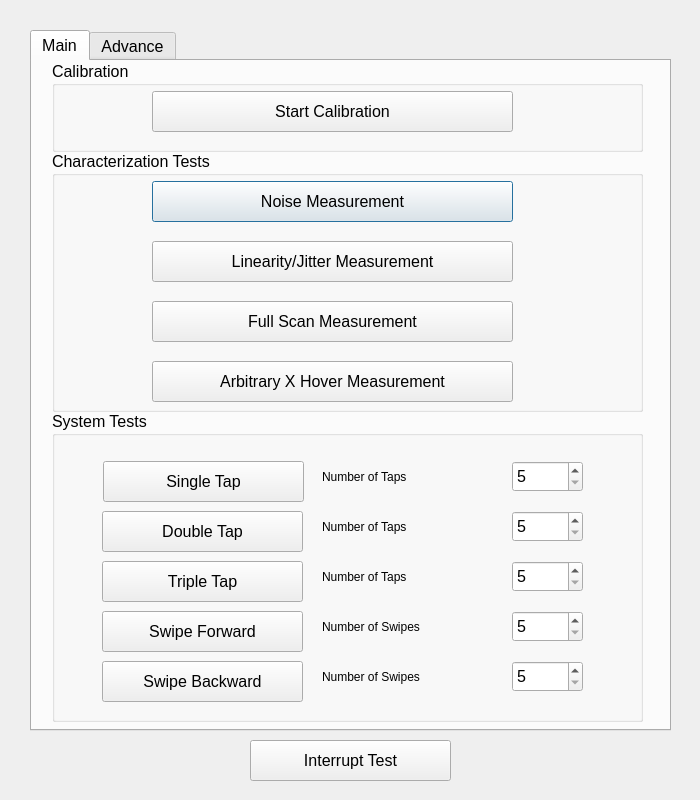
<?xml version="1.0" encoding="UTF-8"?>
<ui version="4.0">
 <class>CapTouchMain</class>
 <widget class="QDialog" name="CapTouchMain">
  <property name="geometry">
   <rect>
    <x>0</x>
    <y>0</y>
    <width>700</width>
    <height>800</height>
   </rect>
  </property>
  <property name="maximumSize">
   <size>
    <width>700</width>
    <height>800</height>
   </size>
  </property>
  <property name="windowTitle">
   <string notr="true">Stella CapTouch Test System</string>
  </property>
  <property name="windowIcon">
   <iconset resource="CapTouch.qrc">
    <normaloff>:/CalibrationImages/resource/icon.jpg</normaloff>:/CalibrationImages/resource/icon.jpg</iconset>
  </property>
  <property name="modal">
   <bool>false</bool>
  </property>
  <widget class="QTabWidget" name="CapTouchTab">
   <property name="geometry">
    <rect>
     <x>30</x>
     <y>30</y>
     <width>641</width>
     <height>701</height>
    </rect>
   </property>
   <property name="font">
    <font>
     <pointsize>12</pointsize>
     <weight>50</weight>
     <bold>false</bold>
    </font>
   </property>
   <property name="currentIndex">
    <number>0</number>
   </property>
   <widget class="QWidget" name="Main">
    <attribute name="title">
     <string>Main</string>
    </attribute>
    <widget class="QGroupBox" name="Characterization">
     <property name="geometry">
      <rect>
       <x>20</x>
       <y>90</y>
       <width>591</width>
       <height>261</height>
      </rect>
     </property>
     <property name="font">
      <font>
       <pointsize>12</pointsize>
       <weight>50</weight>
       <bold>false</bold>
      </font>
     </property>
     <property name="title">
      <string>Characterization Tests</string>
     </property>
     <widget class="QPushButton" name="NoiseButton">
      <property name="geometry">
       <rect>
        <x>100</x>
        <y>30</y>
        <width>361</width>
        <height>41</height>
       </rect>
      </property>
      <property name="font">
       <font>
        <family>Segoe UI</family>
        <pointsize>12</pointsize>
        <weight>50</weight>
        <bold>false</bold>
       </font>
      </property>
      <property name="text">
       <string>Noise Measurement</string>
      </property>
     </widget>
     <widget class="QPushButton" name="FullScanButton">
      <property name="geometry">
       <rect>
        <x>100</x>
        <y>150</y>
        <width>361</width>
        <height>41</height>
       </rect>
      </property>
      <property name="font">
       <font>
        <family>Segoe UI</family>
        <pointsize>12</pointsize>
        <weight>50</weight>
        <bold>false</bold>
       </font>
      </property>
      <property name="text">
       <string>Full Scan Measurement</string>
      </property>
     </widget>
     <widget class="QPushButton" name="ArbitraryXHoverButton">
      <property name="geometry">
       <rect>
        <x>100</x>
        <y>210</y>
        <width>361</width>
        <height>41</height>
       </rect>
      </property>
      <property name="font">
       <font>
        <family>Segoe UI</family>
        <pointsize>12</pointsize>
        <weight>50</weight>
        <bold>false</bold>
       </font>
      </property>
      <property name="text">
       <string>Arbitrary X Hover Measurement</string>
      </property>
     </widget>
     <widget class="QPushButton" name="LinearityJitterButton">
      <property name="geometry">
       <rect>
        <x>100</x>
        <y>90</y>
        <width>361</width>
        <height>41</height>
       </rect>
      </property>
      <property name="font">
       <font>
        <family>Segoe UI</family>
        <pointsize>12</pointsize>
        <weight>50</weight>
        <bold>false</bold>
       </font>
      </property>
      <property name="text">
       <string>Linearity/Jitter Measurement</string>
      </property>
     </widget>
    </widget>
    <widget class="QGroupBox" name="System">
     <property name="geometry">
      <rect>
       <x>20</x>
       <y>350</y>
       <width>591</width>
       <height>311</height>
      </rect>
     </property>
     <property name="font">
      <font>
       <pointsize>12</pointsize>
       <weight>50</weight>
       <bold>false</bold>
      </font>
     </property>
     <property name="title">
      <string>System Tests</string>
     </property>
     <widget class="QSpinBox" name="SingleTapNum">
      <property name="geometry">
       <rect>
        <x>460</x>
        <y>50</y>
        <width>71</width>
        <height>31</height>
       </rect>
      </property>
      <property name="font">
       <font>
        <family>Segoe UI</family>
        <pointsize>12</pointsize>
        <weight>50</weight>
        <bold>false</bold>
       </font>
      </property>
      <property name="specialValueText">
       <string/>
      </property>
      <property name="accelerated">
       <bool>false</bool>
      </property>
      <property name="correctionMode">
       <enum>QAbstractSpinBox::CorrectToNearestValue</enum>
      </property>
      <property name="minimum">
       <number>5</number>
      </property>
      <property name="maximum">
       <number>10000</number>
      </property>
      <property name="singleStep">
       <number>5</number>
      </property>
     </widget>
     <widget class="QPushButton" name="DoubleTapButton">
      <property name="geometry">
       <rect>
        <x>50</x>
        <y>100</y>
        <width>201</width>
        <height>41</height>
       </rect>
      </property>
      <property name="font">
       <font>
        <family>Segoe UI</family>
        <pointsize>12</pointsize>
        <weight>50</weight>
        <bold>false</bold>
       </font>
      </property>
      <property name="text">
       <string>Double Tap</string>
      </property>
     </widget>
     <widget class="QLabel" name="SingleTapLabel">
      <property name="enabled">
       <bool>true</bool>
      </property>
      <property name="geometry">
       <rect>
        <x>270</x>
        <y>50</y>
        <width>138</width>
        <height>31</height>
       </rect>
      </property>
      <property name="font">
       <font>
        <pointsize>9</pointsize>
        <weight>50</weight>
        <bold>false</bold>
       </font>
      </property>
      <property name="layoutDirection">
       <enum>Qt::LeftToRight</enum>
      </property>
      <property name="text">
       <string>Number of Taps</string>
      </property>
     </widget>
     <widget class="QLabel" name="DoubleTapLabel">
      <property name="geometry">
       <rect>
        <x>270</x>
        <y>100</y>
        <width>138</width>
        <height>31</height>
       </rect>
      </property>
      <property name="font">
       <font>
        <pointsize>9</pointsize>
        <weight>50</weight>
        <bold>false</bold>
       </font>
      </property>
      <property name="layoutDirection">
       <enum>Qt::LeftToRight</enum>
      </property>
      <property name="text">
       <string>Number of Taps</string>
      </property>
     </widget>
     <widget class="QSpinBox" name="DoubleTapNum">
      <property name="geometry">
       <rect>
        <x>460</x>
        <y>100</y>
        <width>71</width>
        <height>31</height>
       </rect>
      </property>
      <property name="font">
       <font>
        <family>Segoe UI</family>
        <pointsize>12</pointsize>
        <weight>50</weight>
        <bold>false</bold>
       </font>
      </property>
      <property name="minimum">
       <number>5</number>
      </property>
      <property name="maximum">
       <number>10000</number>
      </property>
      <property name="singleStep">
       <number>5</number>
      </property>
     </widget>
     <widget class="QLabel" name="TripleTapLabel">
      <property name="geometry">
       <rect>
        <x>270</x>
        <y>150</y>
        <width>138</width>
        <height>31</height>
       </rect>
      </property>
      <property name="font">
       <font>
        <pointsize>9</pointsize>
        <weight>50</weight>
        <bold>false</bold>
       </font>
      </property>
      <property name="layoutDirection">
       <enum>Qt::LeftToRight</enum>
      </property>
      <property name="text">
       <string>Number of Taps</string>
      </property>
     </widget>
     <widget class="QSpinBox" name="TripleTapNum">
      <property name="geometry">
       <rect>
        <x>460</x>
        <y>150</y>
        <width>71</width>
        <height>31</height>
       </rect>
      </property>
      <property name="font">
       <font>
        <family>Segoe UI</family>
        <pointsize>12</pointsize>
        <weight>50</weight>
        <bold>false</bold>
       </font>
      </property>
      <property name="minimum">
       <number>5</number>
      </property>
      <property name="maximum">
       <number>10000</number>
      </property>
      <property name="singleStep">
       <number>5</number>
      </property>
     </widget>
     <widget class="QLabel" name="SwipeForwardLabel">
      <property name="geometry">
       <rect>
        <x>270</x>
        <y>200</y>
        <width>151</width>
        <height>31</height>
       </rect>
      </property>
      <property name="font">
       <font>
        <pointsize>9</pointsize>
        <weight>50</weight>
        <bold>false</bold>
       </font>
      </property>
      <property name="layoutDirection">
       <enum>Qt::LeftToRight</enum>
      </property>
      <property name="text">
       <string>Number of Swipes</string>
      </property>
     </widget>
     <widget class="QSpinBox" name="SwipeForwardNum">
      <property name="geometry">
       <rect>
        <x>460</x>
        <y>200</y>
        <width>71</width>
        <height>31</height>
       </rect>
      </property>
      <property name="font">
       <font>
        <family>Segoe UI</family>
        <pointsize>12</pointsize>
        <weight>50</weight>
        <bold>false</bold>
       </font>
      </property>
      <property name="prefix">
       <string/>
      </property>
      <property name="minimum">
       <number>5</number>
      </property>
      <property name="maximum">
       <number>10000</number>
      </property>
      <property name="singleStep">
       <number>5</number>
      </property>
      <property name="value">
       <number>5</number>
      </property>
     </widget>
     <widget class="QLabel" name="SwipeBackwardLabel">
      <property name="geometry">
       <rect>
        <x>270</x>
        <y>250</y>
        <width>151</width>
        <height>31</height>
       </rect>
      </property>
      <property name="font">
       <font>
        <pointsize>9</pointsize>
        <weight>50</weight>
        <bold>false</bold>
       </font>
      </property>
      <property name="layoutDirection">
       <enum>Qt::LeftToRight</enum>
      </property>
      <property name="text">
       <string>Number of Swipes</string>
      </property>
     </widget>
     <widget class="QSpinBox" name="SwipeBackwardNum">
      <property name="geometry">
       <rect>
        <x>460</x>
        <y>250</y>
        <width>71</width>
        <height>31</height>
       </rect>
      </property>
      <property name="font">
       <font>
        <family>Segoe UI</family>
        <pointsize>12</pointsize>
        <weight>50</weight>
        <bold>false</bold>
       </font>
      </property>
      <property name="minimum">
       <number>5</number>
      </property>
      <property name="maximum">
       <number>10000</number>
      </property>
      <property name="singleStep">
       <number>5</number>
      </property>
      <property name="value">
       <number>5</number>
      </property>
     </widget>
     <widget class="QPushButton" name="SwipeForwardButton">
      <property name="geometry">
       <rect>
        <x>50</x>
        <y>200</y>
        <width>201</width>
        <height>41</height>
       </rect>
      </property>
      <property name="font">
       <font>
        <family>Segoe UI</family>
        <pointsize>12</pointsize>
        <weight>50</weight>
        <bold>false</bold>
       </font>
      </property>
      <property name="text">
       <string>Swipe Forward</string>
      </property>
     </widget>
     <widget class="QPushButton" name="TripleTapButton">
      <property name="geometry">
       <rect>
        <x>50</x>
        <y>150</y>
        <width>201</width>
        <height>41</height>
       </rect>
      </property>
      <property name="font">
       <font>
        <family>Segoe UI</family>
        <pointsize>12</pointsize>
        <weight>50</weight>
        <bold>false</bold>
       </font>
      </property>
      <property name="text">
       <string>Triple Tap</string>
      </property>
     </widget>
     <widget class="QPushButton" name="SingleTapButton">
      <property name="geometry">
       <rect>
        <x>51</x>
        <y>50</y>
        <width>201</width>
        <height>41</height>
       </rect>
      </property>
      <property name="font">
       <font>
        <family>Segoe UI</family>
        <pointsize>12</pointsize>
        <weight>50</weight>
        <bold>false</bold>
       </font>
      </property>
      <property name="text">
       <string>Single Tap</string>
      </property>
     </widget>
     <widget class="QPushButton" name="SwipeBackwardButton">
      <property name="geometry">
       <rect>
        <x>50</x>
        <y>250</y>
        <width>201</width>
        <height>41</height>
       </rect>
      </property>
      <property name="font">
       <font>
        <family>Segoe UI</family>
        <pointsize>12</pointsize>
        <weight>50</weight>
        <bold>false</bold>
       </font>
      </property>
      <property name="text">
       <string>Swipe Backward</string>
      </property>
     </widget>
    </widget>
    <widget class="QGroupBox" name="Calibration">
     <property name="geometry">
      <rect>
       <x>20</x>
       <y>0</y>
       <width>591</width>
       <height>91</height>
      </rect>
     </property>
     <property name="font">
      <font>
       <pointsize>12</pointsize>
       <weight>50</weight>
       <bold>false</bold>
      </font>
     </property>
     <property name="title">
      <string>Calibration</string>
     </property>
     <widget class="QPushButton" name="StartCalibrationButton">
      <property name="geometry">
       <rect>
        <x>100</x>
        <y>30</y>
        <width>361</width>
        <height>41</height>
       </rect>
      </property>
      <property name="font">
       <font>
        <family>Segoe UI</family>
        <pointsize>12</pointsize>
        <weight>50</weight>
        <bold>false</bold>
       </font>
      </property>
      <property name="text">
       <string>Start Calibration</string>
      </property>
     </widget>
    </widget>
    <zorder>Calibration</zorder>
    <zorder>System</zorder>
    <zorder>Characterization</zorder>
   </widget>
   <widget class="QWidget" name="Advance">
    <attribute name="title">
     <string>Advance</string>
    </attribute>
    <widget class="QGroupBox" name="MotorControl">
     <property name="geometry">
      <rect>
       <x>20</x>
       <y>20</y>
       <width>601</width>
       <height>631</height>
      </rect>
     </property>
     <property name="title">
      <string>Motor Control</string>
     </property>
     <widget class="QPushButton" name="MotorONButton">
      <property name="geometry">
       <rect>
        <x>110</x>
        <y>330</y>
        <width>361</width>
        <height>41</height>
       </rect>
      </property>
      <property name="text">
       <string>Motor ON</string>
      </property>
     </widget>
     <widget class="QPushButton" name="MotorOFFButton">
      <property name="geometry">
       <rect>
        <x>110</x>
        <y>410</y>
        <width>361</width>
        <height>41</height>
       </rect>
      </property>
      <property name="text">
       <string>Motor OFF</string>
      </property>
     </widget>
     <widget class="QPushButton" name="MotorResetButton">
      <property name="geometry">
       <rect>
        <x>110</x>
        <y>490</y>
        <width>361</width>
        <height>41</height>
       </rect>
      </property>
      <property name="text">
       <string>Motor Reset </string>
      </property>
     </widget>
     <widget class="QGroupBox" name="MotorPosition">
      <property name="geometry">
       <rect>
        <x>20</x>
        <y>50</y>
        <width>561</width>
        <height>261</height>
       </rect>
      </property>
      <property name="title">
       <string>Motion Position</string>
      </property>
      <widget class="QPushButton" name="GetMotorPositionButton">
       <property name="geometry">
        <rect>
         <x>130</x>
         <y>40</y>
         <width>281</width>
         <height>41</height>
        </rect>
       </property>
       <property name="text">
        <string>Get Motor Position</string>
       </property>
      </widget>
      <widget class="QPushButton" name="SetMotorPositionButton">
       <property name="geometry">
        <rect>
         <x>130</x>
         <y>100</y>
         <width>281</width>
         <height>41</height>
        </rect>
       </property>
       <property name="text">
        <string>Set Motor Position</string>
       </property>
      </widget>
      <widget class="QTextBrowser" name="YPositionText">
       <property name="geometry">
        <rect>
         <x>340</x>
         <y>200</y>
         <width>151</width>
         <height>41</height>
        </rect>
       </property>
       <property name="readOnly">
        <bool>false</bool>
       </property>
      </widget>
      <widget class="QLabel" name="YPositionLabel">
       <property name="geometry">
        <rect>
         <x>350</x>
         <y>150</y>
         <width>111</width>
         <height>41</height>
        </rect>
       </property>
       <property name="text">
        <string>Y Position</string>
       </property>
      </widget>
      <widget class="QTextBrowser" name="XPositionText">
       <property name="geometry">
        <rect>
         <x>70</x>
         <y>200</y>
         <width>161</width>
         <height>41</height>
        </rect>
       </property>
       <property name="readOnly">
        <bool>false</bool>
       </property>
      </widget>
      <widget class="QLabel" name="XPositionLabel">
       <property name="geometry">
        <rect>
         <x>80</x>
         <y>150</y>
         <width>121</width>
         <height>41</height>
        </rect>
       </property>
       <property name="text">
        <string>X Position</string>
       </property>
      </widget>
     </widget>
     <widget class="QPushButton" name="MotorGoHomeButton">
      <property name="geometry">
       <rect>
        <x>110</x>
        <y>570</y>
        <width>361</width>
        <height>41</height>
       </rect>
      </property>
      <property name="text">
       <string>Motor Go Home</string>
      </property>
     </widget>
    </widget>
   </widget>
  </widget>
  <widget class="QPushButton" name="InterruptTestButton">
   <property name="geometry">
    <rect>
     <x>250</x>
     <y>740</y>
     <width>201</width>
     <height>41</height>
    </rect>
   </property>
   <property name="font">
    <font>
     <pointsize>12</pointsize>
     <weight>50</weight>
     <bold>false</bold>
    </font>
   </property>
   <property name="text">
    <string>Interrupt Test</string>
   </property>
  </widget>
 </widget>
 <resources>
  <include location="CapTouch.qrc"/>
 </resources>
 <connections/>
</ui>
